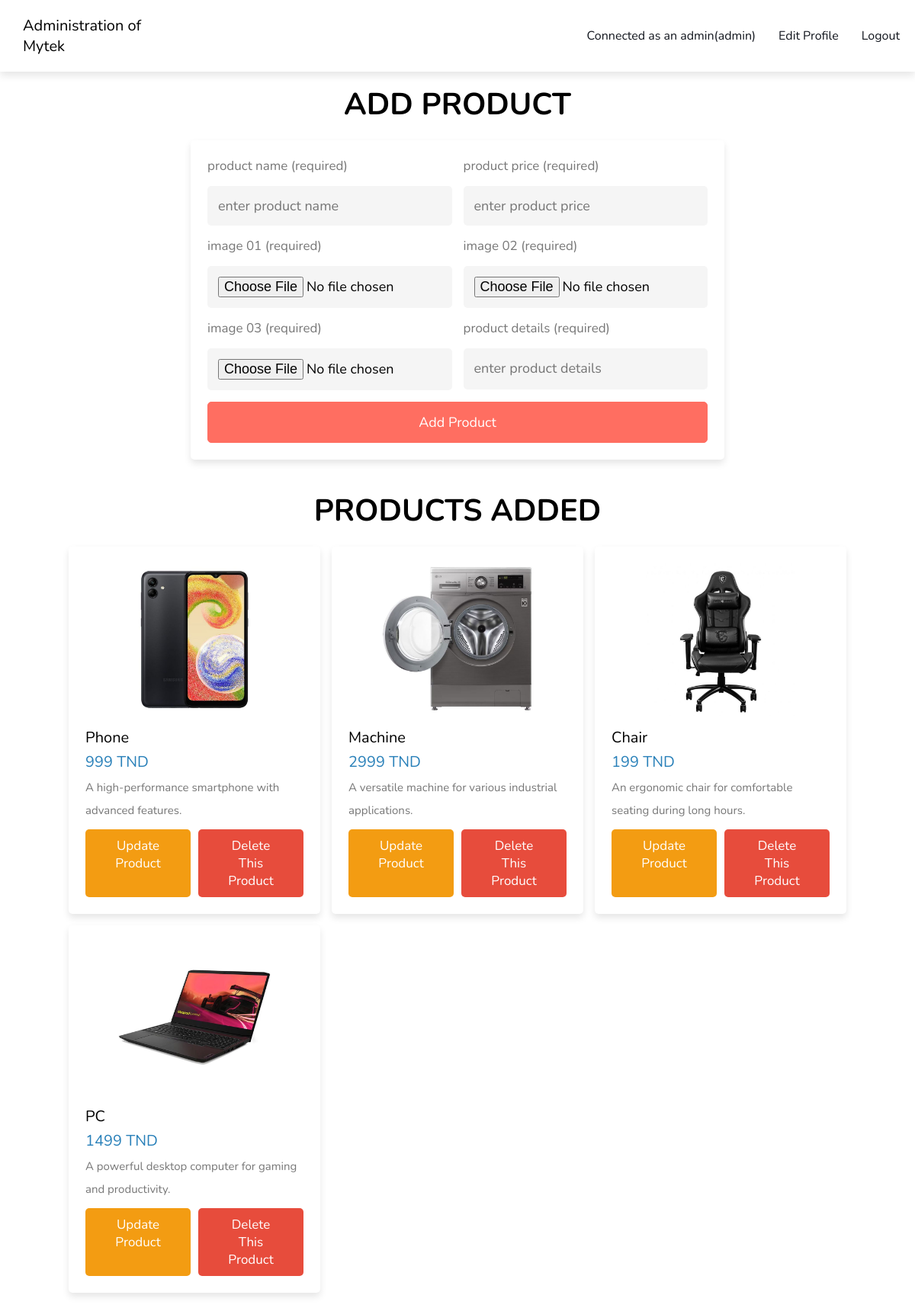
Screenshot of /admin/products.php (signed in) with the database file from the repository.
### tables this page shows
CREATE TABLE `products` (
  `id` int(100) NOT NULL,
  `name` varchar(100) NOT NULL,
  `details` varchar(500) NOT NULL,
  `price` int(10) NOT NULL,
  `image_01` varchar(100) NOT NULL,
  `image_02` varchar(100) NOT NULL,
  `image_03` varchar(100) NOT NULL
);

### admin/products.php (the view, shortened to what this page needs)
<?php
include '../components/connect.php';
?>
<!DOCTYPE html>
<html lang="en">
<head>
   <link rel="stylesheet" href="https://cdnjs.cloudflare.com/ajax/libs/font-awesome/6.1.1/css/all.min.css">
   <link rel="stylesheet" href="../css/admin_style.css">
   <link rel="stylesheet" href="../css/style2.css">
</head>
<body>
<?php include '../components/admin_header.php'; ?>
<section class="add-products">
   <h1 class="heading">add product</h1>
   <form action="" method="post" enctype="multipart/form-data">
      <div class="flex">
         <div class="inputBox">
            <span>product name (required)</span>
            <input type="text" class="box" required maxlength="100" placeholder="enter product name" name="name">
         </div>
         <div class="inputBox">
            <span>product price (required)</span>
            <input type="number" min="0" class="box" required max="9999999999" placeholder="enter product price" onkeypress="if(this.value.length == 10) return false;" name="price">
         </div>
        <div class="inputBox">
            <span>image 01 (required)</span>
            <input type="file" name="image_01" accept="image/jpg, image/jpeg, image/png, image/webp" class="box" required>
        </div>
        <div class="inputBox">
            <span>image 02 (required)</span>
            <input type="file" name="image_02" accept="image/jpg, image/jpeg, image/png, image/webp" class="box" required>
        </div>
        <div class="inputBox">
            <span>image 03 (required)</span>
            <input type="file" name="image_03" accept="image/jpg, image/jpeg, image/png, image/webp" class="box" required>
        </div>
         <div class="inputBox">
            <span>product details (required)</span>
            <textarea name="details" placeholder="enter product details" class="box" required maxlength="500" cols="30" rows="10"></textarea>
         </div>
      </div>
      <input type="submit" value="add product" class="btn" name="add_product">
   </form>
</section>
<section class="show-products">
   <h1 class="heading">products added</h1>
   <div class="box-container">
   <?php
      $select_products = $conn->prepare("SELECT * FROM `products`");
      $select_products->execute();
      if($select_products->rowCount() > 0){
         while($fetch_products = $select_products->fetch(PDO::FETCH_ASSOC)){
   ?>
   <div class="box">
      <img src="../uploaded_img/<?= $fetch_products['image_01']; ?>" alt="">
      <div class="name"><?= $fetch_products['name']; ?></div>
      <div class="price"><span><?= $fetch_products['price']; ?> TND</span></div>
      <div class="details"><span><?= $fetch_products['details']; ?></span></div>
      <div class="flex-btn">
         <a href="update_product.php?update=<?= $fetch_products['id']; ?>" class="option-btn">Update Product</a>
         <a href="products.php?delete=<?= $fetch_products['id']; ?>" class="delete-btn" >Delete this product</a>
      </div>
   </div>
   <?php
         }
      }else{
         echo '<p class="empty">no products added yet!</p>';
      }
   ?>
   </div>
</section>
</body>
</html>

### components/admin_header.php (shortened to what this page needs)
<header class="header">
   <section class="flex">
      <nav class="navbar">
        <a href="../admin/index.php">Administration of <span>Mytek</span></a>
      </nav>
         <?php
            $select_profile = $conn->prepare("SELECT * FROM `admins` WHERE id = ?");
            $select_profile->execute([$admin_id]);
            $fetch_profile = $select_profile->fetch(PDO::FETCH_ASSOC);
         ?>
         <ul class="nav-action-list">
           <li>
             <a href="#" class="nav-action-btn">
               <span class="navbar-item">Connected as an admin(<?= $fetch_profile['name']; ?>)</span>
             </a>
           </li>
           <li>
             <a href="../admin/update_profile.php" class="nav-action-btn">
               <span class="navbar-item">Edit Profile</span>
             </a>
           </li>
           <li>
             <a href="../components/admin_logout.php" class="nav-action-btn">
               <span class="navbar-item">Logout</span>
             </a>
           </li>
         </ul>
   </section>
</header>

### css/admin_style.css (style rules this page uses)
:root { --main-color:#2980b9; --orange:#f39c12; --red:#e74c3c; --black:#444; --white:#fff; --light-color:#777; --light-bg:#f5f5f5; --border:.2rem solid var(--white); --box-shadow:0 .5rem 1rem rgba(0,0,0,.1); }
* { font-family: 'Nunito', sans-serif; margin:0; padding:0; box-sizing: border-box; outline: none; border:none; text-decoration: none; }
html { font-size: 62.5%; overflow-x: hidden; }
body { background-color: var(--light-bg); }
section { padding:2rem; max-width: 1200px; margin:0 auto; }
.heading { font-size: 4rem; color:var(--black); margin-bottom: 2rem; text-align: center; text-transform: uppercase; }
.btn, .delete-btn, .option-btn { display: block; width: 100%; margin-top: 1rem; border-radius: .5rem; padding:1rem 3rem; font-size: 1.7rem; text-transform: capitalize; color:var(--white); cursor: pointer; text-align: center; }
.btn { background-color: var(--main-color); }
.option-btn { background-color: var(--orange); }
.delete-btn { background-color: var(--red); }
.flex-btn { display: flex; gap:1rem; }
.header { position: sticky; top:0; left:0; right:0; background-color: var(--white); box-shadow: var(--box-shadow); z-index: 1000; }
.header .flex { display: flex; align-items: center; justify-content: space-between; position: relative; }
.header .flex .navbar a { margin:0 1rem; font-size: 2rem; color:var(--black); }
.add-products form { max-width: 70rem; margin: 0 auto; background-color: var(--white); box-shadow: var(--box-shadow); border:var(--border); border-radius: .5rem; padding:2rem; }
.add-products form .flex { display: flex; gap:1.5rem; flex-wrap: wrap; }
.add-products form .flex .inputBox { flex:1 1 25rem; }
.add-products form span { font-size:1.7rem; color:var(--light-color); }
.add-products form .box { font-size: 1.8rem; background-color: var(--light-bg); border-radius: .5rem; padding:1.4rem; width: 100%; margin-top: 1.5rem; }
.add-products form textarea { height: 5.4rem; resize: none; }
.show-products .box-container { display: grid; grid-template-columns: repeat(auto-fit, 33rem); gap:1.5rem; justify-content: center; align-items: flex-start; }
.show-products .box-container .box { background-color: var(--white); box-shadow: var(--box-shadow); border-radius: .5rem; border:var(--border); padding:2rem; }
.show-products .box-container .box img { width: 100%; height: 20rem; object-fit: contain; margin-bottom: 1.5rem; }
.show-products .box-container .box .name { font-size: 2rem; color:var(--black); }
.show-products .box-container .box .price { font-size: 2rem; color:var(--main-color); margin:.5rem 0; }
.show-products .box-container .box .details { font-size: 1.5rem; color:var(--light-color); line-height: 2; }

### rows the page displays
products: image_01 (picture), name "Phone", price "999", details "A high-performance smartphone with advanced features."
products: image_01 (picture), name "Machine", price "2999", details "A versatile machine for various industrial applications."
products: image_01 (picture), name "Chair", price "199", details "An ergonomic chair for comfortable seating during long hours."
products: image_01 (picture), name "PC", price "1499", details "A powerful desktop computer for gaming and productivity."

### other values shown
$fetch_profile['name'] "admin"
